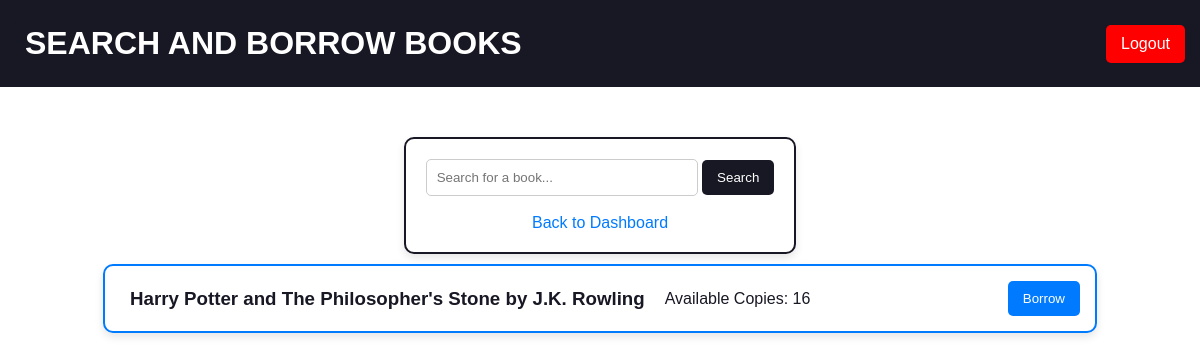
Before: /borrow/ (signed in) with the older database file.
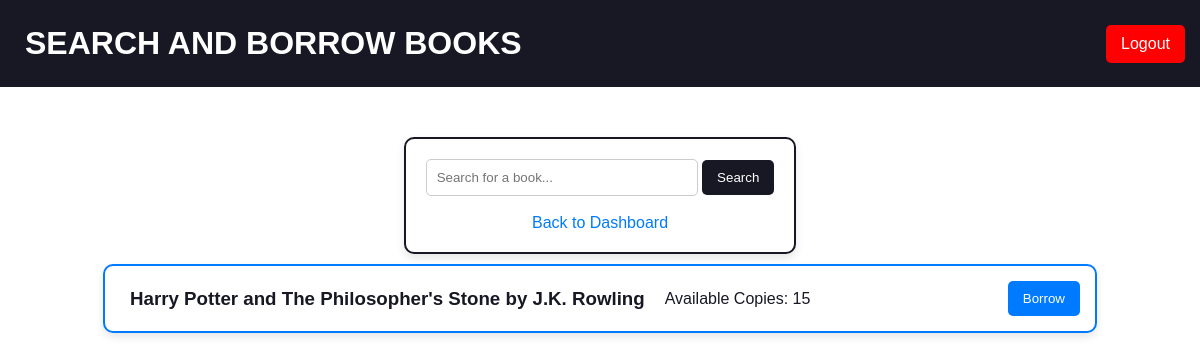
After: the same page with the newer database file.
### mylibrary/models.py (models this page shows, shortened)
class Book(models.Model):
    isbn = models.CharField(max_length=13, primary_key=True)  # ISBN as PK
    title = models.CharField(max_length=255)
    author = models.CharField(max_length=255)
    genre = models.CharField(max_length=100)
    published_year = models.IntegerField()
    total_copies = models.IntegerField()
    available_copies = models.IntegerField()

### mylibrary/views.py (the view)
# urls.py: path('borrow/', views.borrow_books_page, name='borrow_books'),
@login_required
def borrow_books_page(request):
    query = request.GET.get('q', '')  # Get search query from the URL
    books = Book.objects.filter(title__icontains=query) if query else Book.objects.all()
    return render(request, "borrow_books.html", {"books": books, "query": query})

### templates/borrow_books.html (shortened to what this page needs)
<!DOCTYPE html>
{% load static %}
<html lang="en">
<head>
    <link rel="stylesheet" href="{% static 'css/styles.css' %}">
</head>
<body>
    <div class="header">
        <p class="gen_page">SEARCH AND BORROW BOOKS</p>
        <form action="{% url 'logout' %}" method="post">
            <button type="submit" class="logout-btn">Logout</button>
        </form>     </div>
    <div class="container">
        <div class="form-box">
            <form method="GET" action="{% url 'borrow_books' %}">
                <input type="text" name="q" placeholder="Search for a book..." value="{{ query }}">
                <button type="submit" class="search-button-remove">Search</button>
                <br><br>
                <a href="{% url 'dashboard' %}">Back to Dashboard</a>
            </form>
        </div>
        <br>
        {% if books %}
            {% for book in books %}
                <div class="book-entry">
                    <h3 >{{ book.title }} by {{ book.author }}</h3>
                    <p>Available Copies: {{ book.available_copies }}</p>
                    <div class="borrow-btn">
                        {% if book.available_copies > 0 %}
                            <a href="{% url 'borrow_book' book.isbn %}">
                                <button>Borrow</button>
                            </a>
                        {% else %}
                            <button disabled>Not Available</button>
                        {% endif %}
                    </div>
                </div>
            {% endfor %}
        {% else %}
            <h3 class="hstyle">No books found.</h3>
        {% endif %}
        <br>
    </div>
</body>
</html>

Changed rows visible on the page:
changed Book "Harry Potter and The Philosopher's Stone": available_copies "16" → "15"
